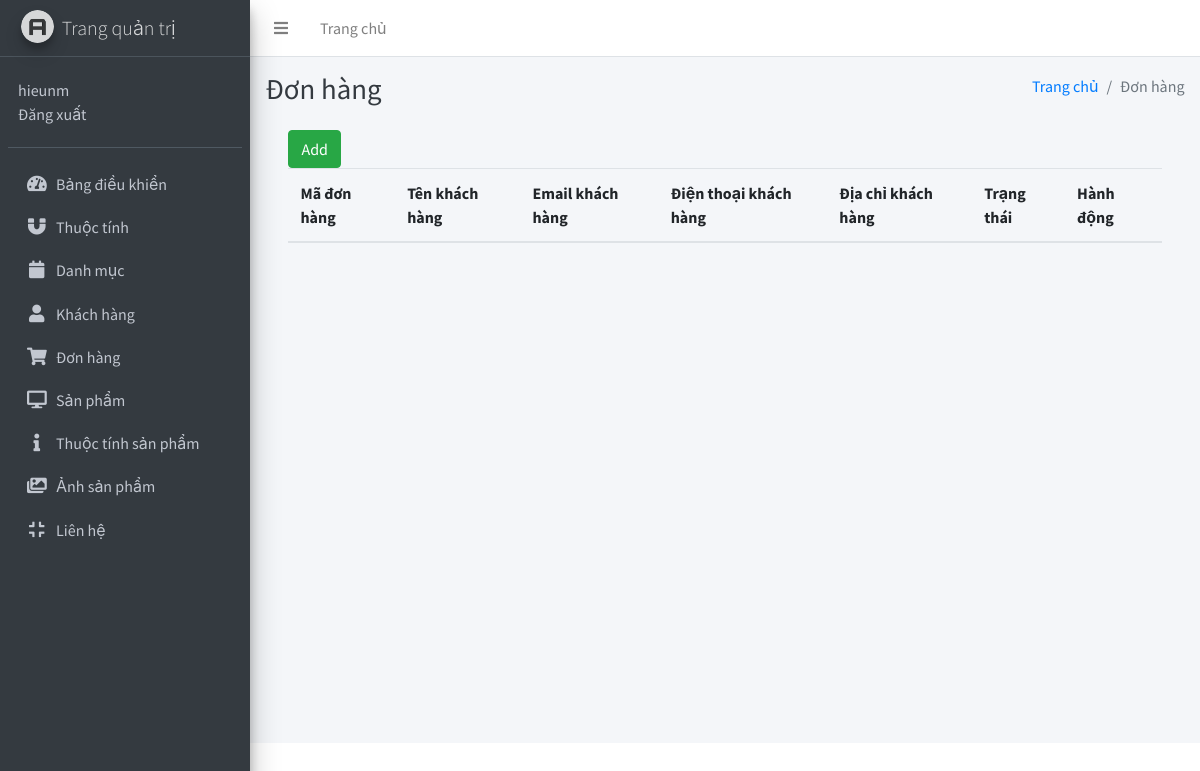
The app's page /View/admin/orders.php (signed in), older data.
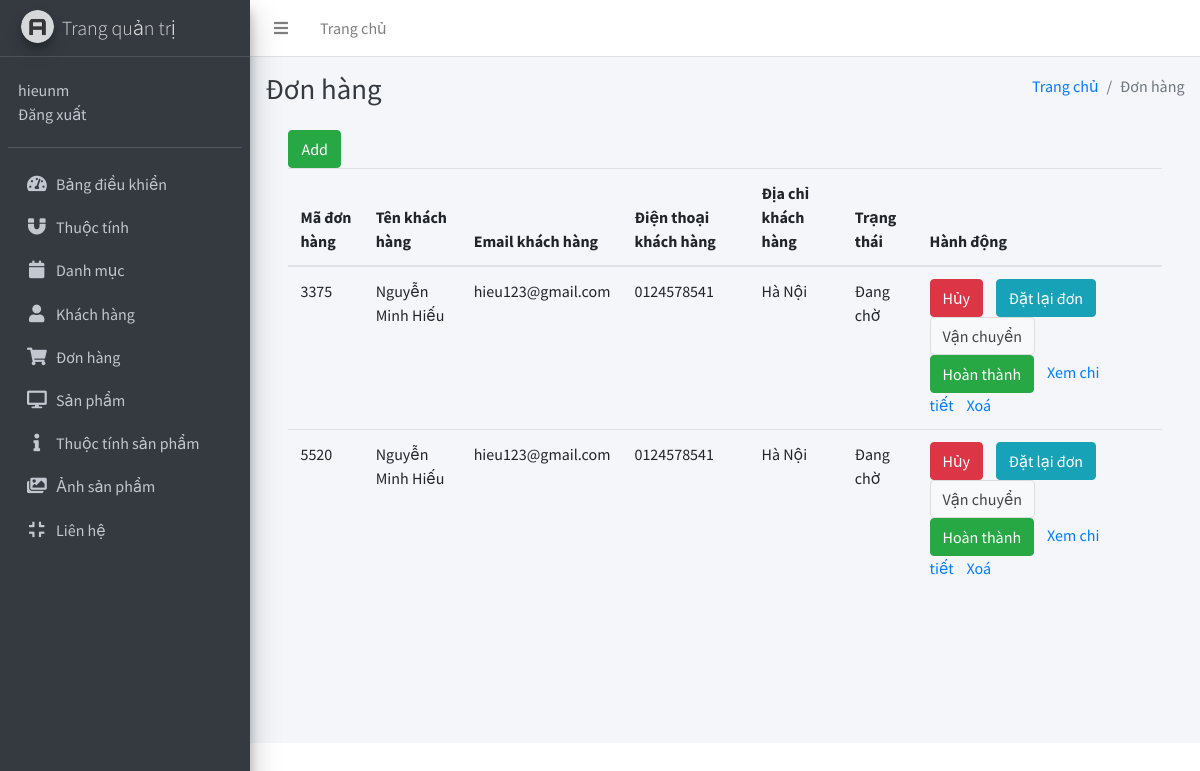
The same page, newer data.
### tables this page shows
CREATE TABLE `orders` (
  `id` int(11) NOT NULL AUTO_INCREMENT,
  `code` int(11) DEFAULT NULL,
  `customer_name` varchar(255) DEFAULT NULL,
  `customer_phone` int(11) DEFAULT NULL,
  `customer_email` varchar(255) DEFAULT NULL,
  `customer_address` varchar(255) DEFAULT NULL,
  `status` varchar(255) DEFAULT NULL,
  `created_at` timestamp NULL DEFAULT NULL,
  `updated_at` timestamp NULL DEFAULT NULL,
  PRIMARY KEY (`id`)
);

### Model/ketnoi.php (called while the page is built, shortened)
<?php
	class ketnoi
	{
		public static function getConnection()
		{
			$con = new mysqli("localhost","root","phong119988","storeHieu");
			$con->query("SET NAMES 'utf8'");
		    return $con;
		}
	}
?>

### Controller/functionorders.php (called while the page is built, shortened)
<?php
	class functionorders
	{
		private $ketNoi;
	    function __construct()
	    {
	        $this->ketNoi = ketnoi::getConnection();
	    }
		function laydonhang()
		{
			$lstdonhang = Array();
            $SQL = "Select * from orders";
            $q = mysqli_query($this->ketNoi,$SQL);
            while($row = mysqli_fetch_array($q))
            {
                $objdonhang = new dataorders();
                $objdonhang->id = $row['id'];
                $objdonhang->code = $row['code'];
                $objdonhang->customer_name = $row['customer_name'];
                $objdonhang->customer_email = $row['customer_email'];
                $objdonhang->customer_phone = $row['customer_phone'];
                $objdonhang->customer_address = $row['customer_address'];
                $objdonhang->status = $row['status'];
                $objdonhang->created_at = $row['created_at'];
                $objdonhang->updated_at = $row['updated_at'];
                array_push($lstdonhang, $objdonhang);
            }
            return $lstdonhang;
		}
	}
?>

### View/admin/orders.php (the view, shortened to what this page needs)
<?php
include '../../Model/ketnoi.php';
include '../../Controller/functionorders.php';
$serviceorder = new functionorders();
$orders = $serviceorder->laydonhang();
?>
<?php include('./header.php'); ?>
<?php include('./sidebar.php'); ?>
<div class="content-wrapper">
    <div class="content-header">
        <div class="container-fluid">
            <div class="row mb-2">
                <div class="col-sm-6">
                    <h1 class="m-0 text-dark">Đơn hàng</h1>
                </div>
                <div class="col-sm-6">
                    <ol class="breadcrumb float-sm-right">
                        <li class="breadcrumb-item"><a href="./admin.php">Trang chủ</a></li>
                        <li class="breadcrumb-item active">Đơn hàng</li>
                    </ol>
                </div>
            </div>
        </div>
    </div>
    <section class="content">
        <div class="container-fluid">
            <div style="width: 95%; margin:auto;">
                <a href="./addcustomer.php" class="btn btn-success btn-add">Add</a>
                <div class="table-responsive">
                    <table class="table table-hover">
                        <thead>
                        <tr>
                            <th>Mã đơn hàng</th>
                            <th>Tên khách hàng</th>
                            <th>Email khách hàng</th>
                            <th>Điện thoại khách hàng</th>
                            <th>Địa chỉ khách hàng</th>
                            <th>Trạng thái</th>
                            <th>Hành động</th>
                        </tr>
                        </thead>
                        <tbody>
                        <?php
                        foreach ($orders as $order) {
                            echo "<tr>";
                            echo "<td>" . $order->code . "</td>";
                            echo "<td>" . $order->customer_name . "</td>";
                            echo "<td>" . $order->customer_email . "</td>";
                            echo "<td>0" . $order->customer_phone . "</td>";
                            echo "<td>" . $order->customer_address . "</td>";
                            echo "<td id='status-". $order->code ."'>" . $order->status . "</td>";
                            echo "<td><button type='button' data-code='".$order->code."' class='btn btn-danger cancel'>Hủy</button>&nbsp;&nbsp;&nbsp;&nbsp;"
                                . "<button type='button' data-code='".$order->code."' class='btn btn-info reorder'>Đặt lại đơn</button>&nbsp;&nbsp;&nbsp;&nbsp;"
                                . "<button type='button' data-code='".$order->code."' class='btn btn-default shipping'>Vận chuyển</button>&nbsp;&nbsp;&nbsp;&nbsp;"
                                . "<button type='button' data-code='".$order->code."' class='btn btn-success complete'>Hoàn thành</button>&nbsp;&nbsp;&nbsp;&nbsp;"
                                . "<a href='orderdetails.php?id=$order->id'>Xem chi tiết</a>&nbsp;&nbsp;&nbsp;&nbsp;"
                                . "<a onclick='return confirm(\"Bạn có chắc chắn xoá không ?\");' href='deleteorder.php?id=$order->id'>Xoá</a></td></tr>";
                        }
                        ?>
                        </tbody>
                    </table>
                </div>
            </div>
        </div>
    </section>
</div>
<?php include('./footer.php'); ?>

### View/admin/header.php (shortened to what this page needs)
<!DOCTYPE html>
<html>
<head>
    <link rel="stylesheet" href="../public/admin/plugins/fontawesome-free/css/all.min.css">
    <link rel="stylesheet" href="https://code.ionicframework.com/ionicons/2.0.1/css/ionicons.min.css">
    <link rel="stylesheet" href="../public/admin/plugins/tempusdominus-bootstrap-4/css/tempusdominus-bootstrap-4.min.css">
    <link rel="stylesheet" href="../public/admin/dist/css/adminlte.min.css">
    <link rel="stylesheet" href="../public/admin/plugins/overlayScrollbars/css/OverlayScrollbars.min.css">
    <link rel="stylesheet" href="../public/admin/plugins/daterangepicker/daterangepicker.css">
    <link rel="stylesheet" href="../public/admin/plugins/summernote/summernote-bs4.css">
    <link rel="stylesheet" type="text/css" href="https://cdnjs.cloudflare.com/ajax/libs/toastr.js/latest/css/toastr.min.css">
</head>
<body class="hold-transition sidebar-mini layout-fixed">
<div class="wrapper">
    <nav class="main-header navbar navbar-expand navbar-white navbar-light">
        <ul class="navbar-nav">
            <li class="nav-item">
                <a class="nav-link" data-widget="pushmenu" href="#"><i class="fas fa-bars"></i></a>
            </li>
            <li class="nav-item d-none d-sm-inline-block">
                <a href="./admin.php" class="nav-link">Trang chủ</a>
            </li>
        </ul>
    </nav>

### View/admin/sidebar.php
<aside class="main-sidebar sidebar-dark-primary elevation-4">
    <a href="./admin.php" class="brand-link">
        <img src="../public/admin/dist/img/AdminLTELogo.png" alt="AdminLTE Logo" class="brand-image img-circle elevation-3"
             style="opacity: .8">
        <span class="brand-text font-weight-light">Trang quản trị</span>
    </a>
    <div class="sidebar">
        <div class="user-panel mt-3 pb-3 mb-3 d-flex">
            <div class="info">
                <a href="#" class="d-block"><?php echo $_SESSION['username']; ?></a>
                <a href="./logout.php" class="d-block">Đăng xuất</a>
            </div>
        </div>
        <nav class="mt-2">
            <ul class="nav nav-pills nav-sidebar flex-column" data-widget="treeview" role="menu" data-accordion="false">
                <li class="nav-item">
                    <a href="./admin.php" class="nav-link">
                        <i class="nav-icon fas fa-tachometer-alt"></i>
                        <p>
                            Bảng điều khiển
                        </p>
                    </a>
                </li>
                <li class="nav-item">
                    <a href="./attributes.php" class="nav-link">
                        <i class="nav-icon fas fa-magnet"></i>
                        <p>
                            Thuộc tính
                        </p>
                    </a>
                </li>
                <li class="nav-item">
                    <a href="./categories.php" class="nav-link">
                        <i class="nav-icon fa fa-calendar"></i>
                        <p>
                            Danh mục
                        </p>
                    </a>
                </li>
                <li class="nav-item">
                    <a href="./customers.php" class="nav-link">
                        <i class="nav-icon fa fa-user"></i>
                        <p>
                            Khách hàng
                        </p>
                    </a>
                </li>
                <li class="nav-item">
                    <a href="./orders.php" class="nav-link">
                        <i class="nav-icon fa fa-shopping-cart"></i>
                        <p>
                            Đơn hàng
                        </p>
                    </a>
                </li>
                <li class="nav-item">
                    <a href="./products.php" class="nav-link">
                        <i class="nav-icon fa fa-desktop"></i>
                        <p>
                            Sản phẩm
                        </p>
                    </a>
                </li>
                <li class="nav-item">
                    <a href="./attributeproducts.php" class="nav-link">
                        <i class="nav-icon fa fa-info"></i>
                        <p>
                            Thuộc tính sản phẩm
                        </p>
                    </a>
                </li>
                <li class="nav-item">
                    <a href="./productimages.php" class="nav-link">
                        <i class="nav-icon fa fa-images"></i>
                        <p>
                            Ảnh sản phẩm
                        </p>
                    </a>
                </li>
                <li class="nav-item">
                    <a href="./contacts.php" class="nav-link">
                        <i class="nav-icon fa fa-compress"></i>
                        <p>
                            Liên hệ
                        </p>
                    </a>
                </li>
            </ul>
        </nav>
    </div>
</aside>

### View/admin/footer.php (shortened to what this page needs)
</div>
</body>
</html>

Row changes from the older to the newer data that the page shows:
added orders: code "3375", customer_name "Nguyễn Minh Hiếu", customer_email "hieu123@gmail.com", customer_phone "124578541", customer_address "Hà Nội", status "Đang chờ"
added orders: code "5520", customer_name "Nguyễn Minh Hiếu", customer_email "hieu123@gmail.com", customer_phone "124578541", customer_address "Hà Nội", status "Đang chờ"
